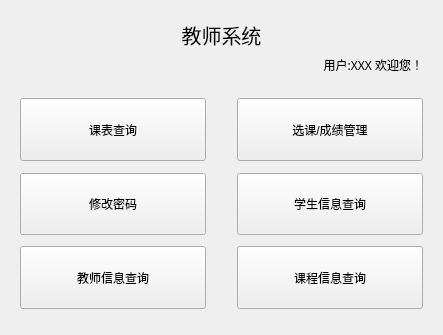
<?xml version="1.0" encoding="UTF-8"?>
<ui version="4.0">
 <class>TeacherWin</class>
 <widget class="QWidget" name="TeacherWin">
  <property name="geometry">
   <rect>
    <x>0</x>
    <y>0</y>
    <width>443</width>
    <height>335</height>
   </rect>
  </property>
  <property name="windowTitle">
   <string>Form</string>
  </property>
  <layout class="QVBoxLayout" name="verticalLayout_2">
   <item>
    <widget class="QWidget" name="widget" native="true">
     <property name="sizePolicy">
      <sizepolicy hsizetype="Preferred" vsizetype="Fixed">
       <horstretch>0</horstretch>
       <verstretch>0</verstretch>
      </sizepolicy>
     </property>
     <layout class="QVBoxLayout" name="verticalLayout">
      <item>
       <widget class="QLabel" name="label">
        <property name="font">
         <font>
          <family>中国式手写风</family>
          <pointsize>15</pointsize>
         </font>
        </property>
        <property name="text">
         <string>教师系统</string>
        </property>
        <property name="alignment">
         <set>Qt::AlignCenter</set>
        </property>
       </widget>
      </item>
      <item>
       <widget class="QLabel" name="welcome">
        <property name="font">
         <font>
          <family>楷体</family>
         </font>
        </property>
        <property name="text">
         <string>用户:XXX 欢迎您！</string>
        </property>
        <property name="alignment">
         <set>Qt::AlignRight|Qt::AlignTrailing|Qt::AlignVCenter</set>
        </property>
       </widget>
      </item>
     </layout>
    </widget>
   </item>
   <item>
    <widget class="QWidget" name="widget_2" native="true">
     <layout class="QGridLayout" name="gridLayout">
      <item row="0" column="2">
       <widget class="QToolButton" name="courseGradeManage">
        <property name="sizePolicy">
         <sizepolicy hsizetype="Preferred" vsizetype="Preferred">
          <horstretch>0</horstretch>
          <verstretch>0</verstretch>
         </sizepolicy>
        </property>
        <property name="text">
         <string>选课/成绩管理</string>
        </property>
       </widget>
      </item>
      <item row="5" column="0">
       <widget class="QPushButton" name="teacherInfoQuery">
        <property name="sizePolicy">
         <sizepolicy hsizetype="Preferred" vsizetype="Preferred">
          <horstretch>0</horstretch>
          <verstretch>0</verstretch>
         </sizepolicy>
        </property>
        <property name="text">
         <string>教师信息查询</string>
        </property>
       </widget>
      </item>
      <item row="1" column="0">
       <spacer name="verticalSpacer_2">
        <property name="orientation">
         <enum>Qt::Vertical</enum>
        </property>
        <property name="sizeType">
         <enum>QSizePolicy::Fixed</enum>
        </property>
        <property name="sizeHint" stdset="0">
         <size>
          <width>20</width>
          <height>6</height>
         </size>
        </property>
       </spacer>
      </item>
      <item row="4" column="0">
       <spacer name="verticalSpacer">
        <property name="orientation">
         <enum>Qt::Vertical</enum>
        </property>
        <property name="sizeType">
         <enum>QSizePolicy::Fixed</enum>
        </property>
        <property name="sizeHint" stdset="0">
         <size>
          <width>20</width>
          <height>5</height>
         </size>
        </property>
       </spacer>
      </item>
      <item row="0" column="0">
       <widget class="QToolButton" name="scheduleQuery">
        <property name="sizePolicy">
         <sizepolicy hsizetype="Preferred" vsizetype="Preferred">
          <horstretch>0</horstretch>
          <verstretch>0</verstretch>
         </sizepolicy>
        </property>
        <property name="text">
         <string>课表查询</string>
        </property>
       </widget>
      </item>
      <item row="0" column="1">
       <spacer name="horizontalSpacer">
        <property name="orientation">
         <enum>Qt::Horizontal</enum>
        </property>
        <property name="sizeType">
         <enum>QSizePolicy::Fixed</enum>
        </property>
        <property name="sizeHint" stdset="0">
         <size>
          <width>25</width>
          <height>20</height>
         </size>
        </property>
       </spacer>
      </item>
      <item row="5" column="2">
       <widget class="QPushButton" name="courseInfoQuery">
        <property name="sizePolicy">
         <sizepolicy hsizetype="Preferred" vsizetype="Preferred">
          <horstretch>0</horstretch>
          <verstretch>0</verstretch>
         </sizepolicy>
        </property>
        <property name="text">
         <string>课程信息查询</string>
        </property>
       </widget>
      </item>
      <item row="6" column="0">
       <spacer name="verticalSpacer_3">
        <property name="orientation">
         <enum>Qt::Vertical</enum>
        </property>
        <property name="sizeType">
         <enum>QSizePolicy::Fixed</enum>
        </property>
        <property name="sizeHint" stdset="0">
         <size>
          <width>20</width>
          <height>6</height>
         </size>
        </property>
       </spacer>
      </item>
      <item row="2" column="2">
       <widget class="QPushButton" name="studentInfoQuery">
        <property name="sizePolicy">
         <sizepolicy hsizetype="Preferred" vsizetype="Preferred">
          <horstretch>0</horstretch>
          <verstretch>0</verstretch>
         </sizepolicy>
        </property>
        <property name="text">
         <string>学生信息查询</string>
        </property>
       </widget>
      </item>
      <item row="2" column="0">
       <widget class="QToolButton" name="modifyPwd">
        <property name="sizePolicy">
         <sizepolicy hsizetype="Preferred" vsizetype="Preferred">
          <horstretch>0</horstretch>
          <verstretch>0</verstretch>
         </sizepolicy>
        </property>
        <property name="text">
         <string>修改密码</string>
        </property>
       </widget>
      </item>
     </layout>
    </widget>
   </item>
  </layout>
 </widget>
 <resources/>
 <connections/>
</ui>
